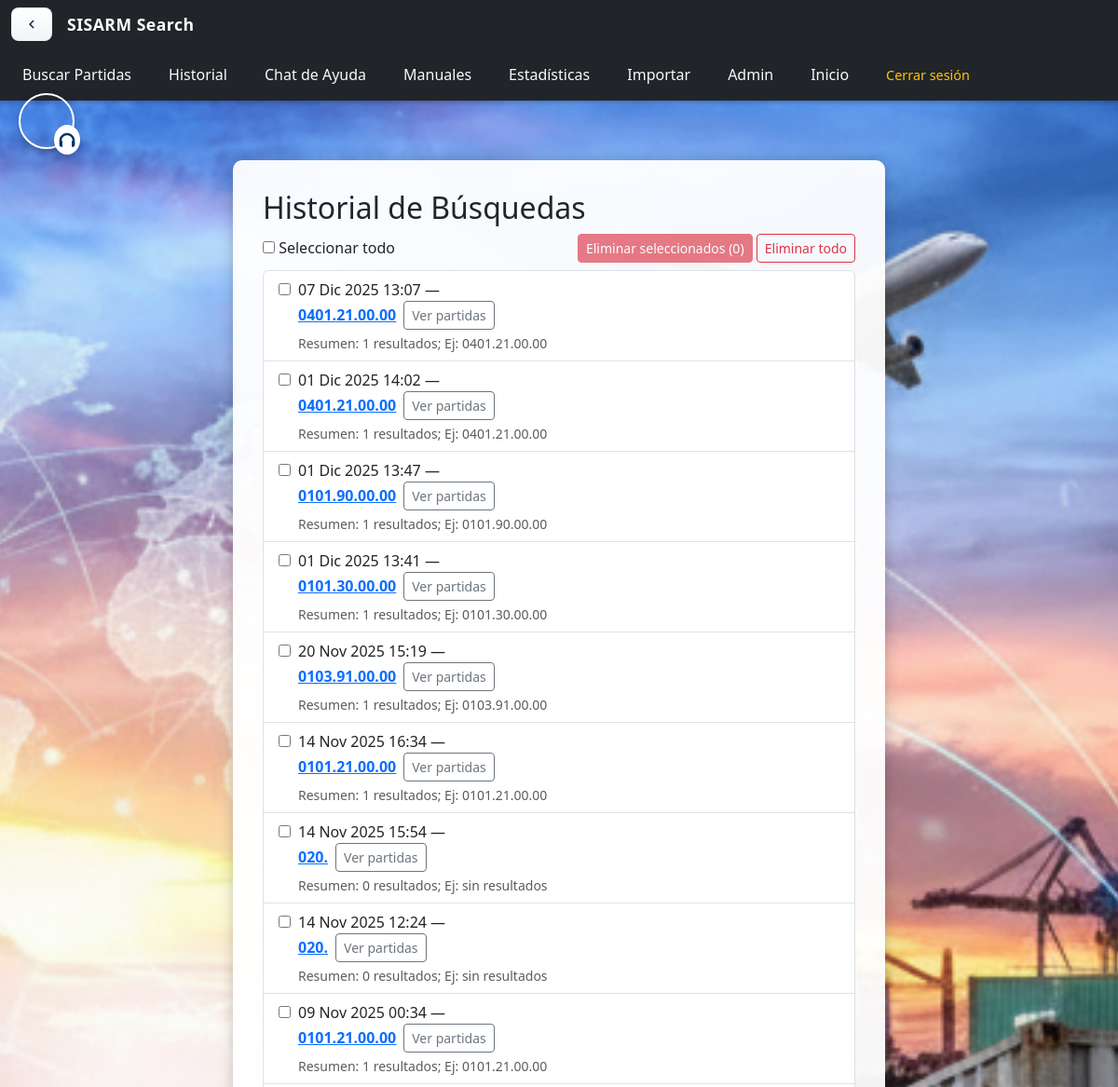
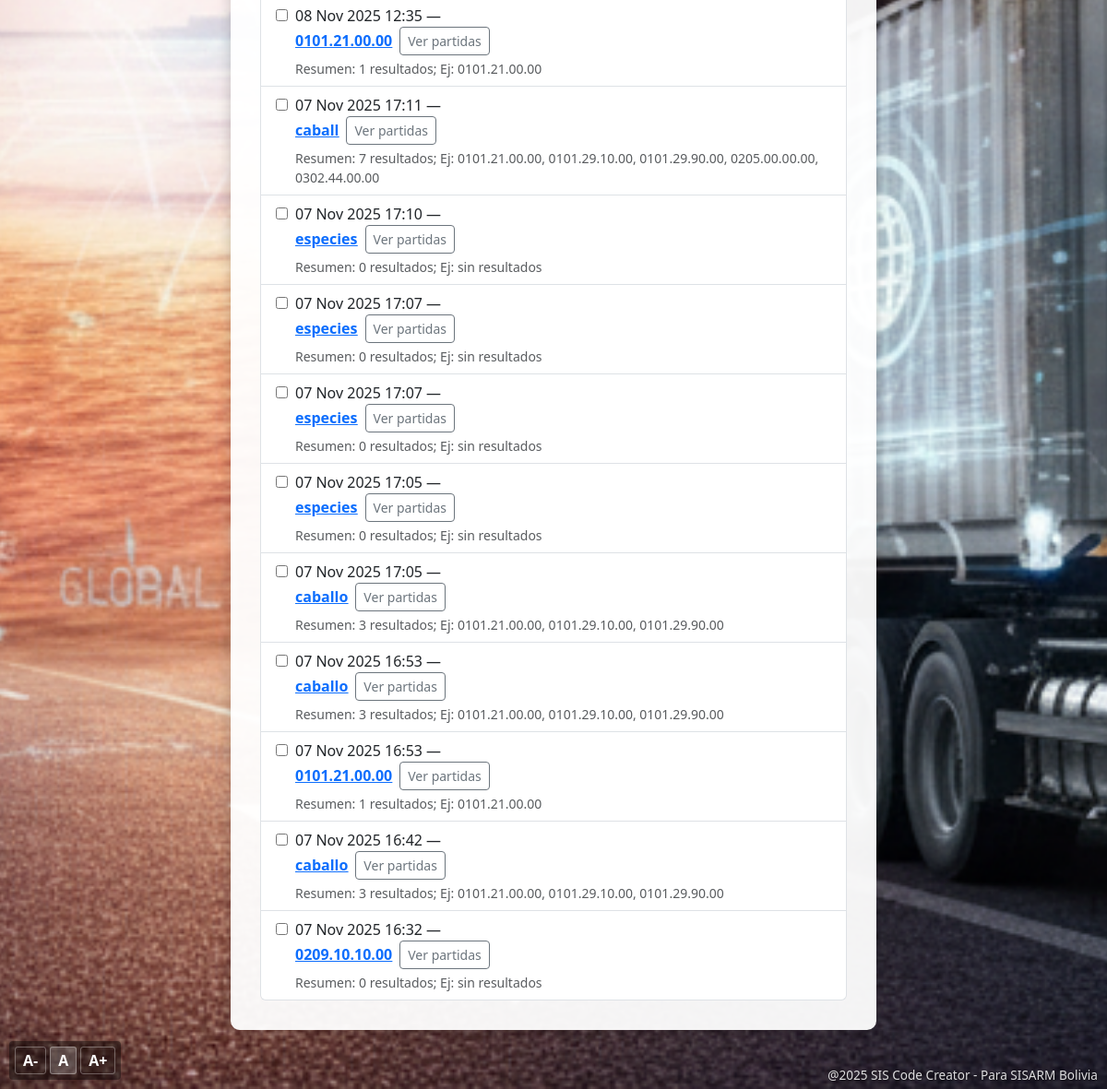
Page /historial/ (signed in) on the committed database (2 pictures, top to bottom).
### partidas/models.py (models this page shows)
class Busqueda(models.Model):
    usuario = models.ForeignKey(Usuario, on_delete=models.CASCADE)
    termino_buscado = models.CharField(max_length=100)
    tipo_busqueda = models.CharField(max_length=50)
    fecha = models.DateTimeField(auto_now_add=True)
    resultados = models.TextField(blank=True, default='')

### partidas/views.py (the view, shortened to what this page needs)
# urls.py: path('historial/', views.historial_buscador, name='historial_buscador'),
@login_required
def historial_buscador(request):
    historial_qs = Busqueda.objects.filter(usuario=request.user).order_by('-fecha')[:20]
    historial = []
    for b in historial_qs:
        matches = PartidaArancelaria.objects.filter(
            Q(codigo__icontains=b.termino_buscado) | Q(descripcion__icontains=b.termino_buscado)
        ).order_by('codigo')[:15]
        try:
            for p in matches:
                chi, prot = _split_normalize_ace22(p.ace22_chi_prot or '')
                setattr(p, 'ace22_chi', chi)
                setattr(p, 'ace22_prot', prot)
        except Exception:
            pass
        historial.append({'item': b, 'matches': matches})
    return render(request, 'partidas/historial.html', {'historial': historial})

### partidas/context_processors.py (called while the page is built, shortened)
def license_info(request):
    ctx = {
        'licencia_dias_restantes': None,
        'licencia_estado': None,
        'licencia_fecha_fin': None,
    }
    try:
        if request.user.is_authenticated:
            from .models import LicenciaTemporal
            licencia = LicenciaTemporal.objects.filter(usuario=request.user, estado=True).order_by('-fecha_fin').first()
    except Exception:
        pass
    return ctx

### partidas/templates/partidas/historial.html (shortened to what this page needs)
{% extends "partidas/base.html" %}
{% load static %}
{% block body_class %}detalle-bg{% endblock %}
{% block content %}
<div class="historial-container">
    <h2> Historial de Búsquedas</h2>
    <form method="post" id="historialForm">
        <div class="mb-2 d-flex justify-content-between align-items-center">
            <div>
                <input type="checkbox" id="select-all" /> <label for="select-all">Seleccionar todo</label>
            </div>
            <div>
                <button type="submit" name="action" value="delete_selected" id="btn-delete-selected" class="btn btn-danger btn-sm" disabled>
                    Eliminar seleccionados (<span id="selected-count">0</span>)
                </button>
                <button type="submit" name="action" value="delete_all" id="btn-delete-all" class="btn btn-outline-danger btn-sm" onclick="return confirm('Eliminar TODO el historial? Esta acción no se puede deshacer.')">
                    Eliminar todo
                </button>
            </div>
        </div>
    <ul class="list-group">
        {% for entry in historial %}
            {% with item=entry.item matches=entry.matches %}
            <li class="list-group-item">
                <div class="d-flex align-items-start">
                    <div class="me-2">
                        <input type="checkbox" name="selected" value="{{ item.id }}" class="select-item" id="sel-{{ item.id }}" />
                    </div>
                    <div class="flex-grow-1">
                        {{ item.fecha|date:"d M Y H:i" }} —
                        <div class="d-flex align-items-center">
                            {% if matches %}
                                <a class="me-2 historial-link" href="{% url 'detalle_partida' matches.0.id %}" data-partida-id="{{ matches.0.id }}"><strong style="color:#0d6efd; text-decoration:underline;">{{ item.termino_buscado }}</strong></a>
                            {% else %}
                                <a class="me-2 historial-link" href="{% url 'buscar_partidas' %}?termino={{ item.termino_buscado|urlencode }}" data-partida-id=""><strong style="color:#0d6efd; text-decoration:underline;">{{ item.termino_buscado }}</strong></a>
                            {% endif %}
                            <button class="btn btn-sm btn-outline-secondary" type="button" data-bs-toggle="collapse" data-bs-target="#hist-{{ forloop.counter }}" aria-expanded="false" aria-controls="hist-{{ forloop.counter }}">
                                Ver partidas
                            </button>
                        </div>
                        {% if item.resultados %}
                        <div class="small text-muted mt-1">Resumen: {{ item.resultados }}</div>
                        {% endif %}
            </li>
            {% endwith %}
        {% empty %}
            <li class="list-group-item text-muted">
                No hay búsquedas registradas.
            </li>
        {% endfor %}
    </ul>
    </form>
</div>
{% endblock %}

### rows in the picture
Busqueda: item.fecha "07 Dic 2025 13:07", item.termino_buscado "0401.21.00.00", item.resultados "1 resultados; Ej: 0401.21.00.00"
Busqueda: item.fecha "01 Dic 2025 14:02", item.termino_buscado "0401.21.00.00", item.resultados "1 resultados; Ej: 0401.21.00.00"
Busqueda: item.fecha "01 Dic 2025 13:47", item.termino_buscado "0101.90.00.00", item.resultados "1 resultados; Ej: 0101.90.00.00"
Busqueda: item.fecha "01 Dic 2025 13:41", item.termino_buscado "0101.30.00.00", item.resultados "1 resultados; Ej: 0101.30.00.00"
Busqueda: item.fecha "20 Nov 2025 15:19", item.termino_buscado "0103.91.00.00", item.resultados "1 resultados; Ej: 0103.91.00.00"
Busqueda: item.fecha "14 Nov 2025 16:34", item.termino_buscado "0101.21.00.00", item.resultados "1 resultados; Ej: 0101.21.00.00"
Busqueda: item.fecha "14 Nov 2025 15:54", item.termino_buscado "020.", item.resultados "0 resultados; Ej: sin resultados"
Busqueda: item.fecha "14 Nov 2025 12:24", item.termino_buscado "020.", item.resultados "0 resultados; Ej: sin resultados"
Busqueda: item.fecha "09 Nov 2025 00:34", item.termino_buscado "0101.21.00.00", item.resultados "1 resultados; Ej: 0101.21.00.00"
Busqueda: item.fecha "08 Nov 2025 12:35", item.termino_buscado "0101.21.00.00", item.resultados "1 resultados; Ej: 0101.21.00.00"
Busqueda: item.fecha "07 Nov 2025 17:11", item.termino_buscado "caball", item.resultados "7 resultados; Ej: 0101.21.00.00, 0101.29.10.00, 0101.29.90.00, 0205.00.00.00, 0302.44.00.00"
Busqueda: item.fecha "07 Nov 2025 17:10", item.termino_buscado "especies", item.resultados "0 resultados; Ej: sin resultados"
Busqueda: item.fecha "07 Nov 2025 17:07", item.termino_buscado "especies", item.resultados "0 resultados; Ej: sin resultados"
Busqueda: item.fecha "07 Nov 2025 17:07", item.termino_buscado "especies", item.resultados "0 resultados; Ej: sin resultados"
Busqueda: item.fecha "07 Nov 2025 17:05", item.termino_buscado "especies", item.resultados "0 resultados; Ej: sin resultados"
Busqueda: item.fecha "07 Nov 2025 17:05", item.termino_buscado "caballo", item.resultados "3 resultados; Ej: 0101.21.00.00, 0101.29.10.00, 0101.29.90.00"
Busqueda: item.fecha "07 Nov 2025 16:53", item.termino_buscado "caballo", item.resultados "3 resultados; Ej: 0101.21.00.00, 0101.29.10.00, 0101.29.90.00"
Busqueda: item.fecha "07 Nov 2025 16:53", item.termino_buscado "0101.21.00.00", item.resultados "1 resultados; Ej: 0101.21.00.00"
Busqueda: item.fecha "07 Nov 2025 16:42", item.termino_buscado "caballo", item.resultados "3 resultados; Ej: 0101.21.00.00, 0101.29.10.00, 0101.29.90.00"
Busqueda: item.fecha "07 Nov 2025 16:32", item.termino_buscado "0209.10.10.00", item.resultados "0 resultados; Ej: sin resultados"
